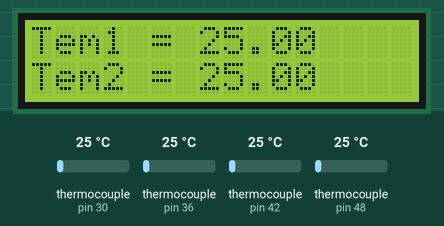
Simulated run of this sketch. Board: Arduino Mega 2560, built with avr-gcc and run on an emulated ATmega2560. Parts: 16×2 character LCD. Inputs (shaded band) come from the test bench; at power-on: thermocouple (sensors on pin 30, pin 36, pin 42, pin 48) 25 °C. What the sketch prints to the serial monitor is not drawn.

Above: at 3.2 s.
3.3 s: thermocouple (sensor on pin 30) set to 6 °C
At 6.5 s:
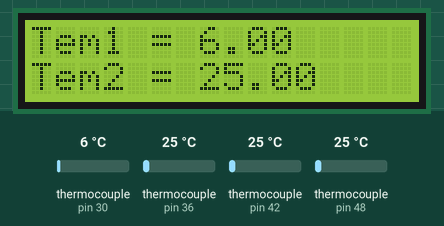
11.6 s: thermocouple (sensor on pin 36) set to 6 °C
At 14.9 s:
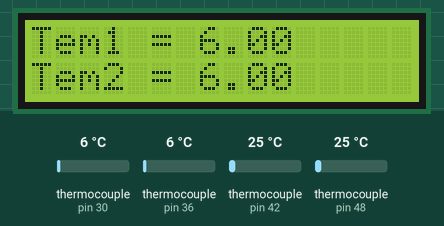
17.6 s: thermocouple (sensor on pin 42) set to 6 °C
At 21.5 s:
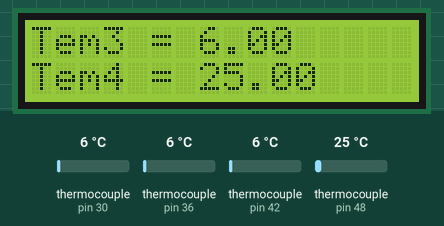
23.6 s: thermocouple (sensor on pin 48) set to 6 °C
At 28.7 s:
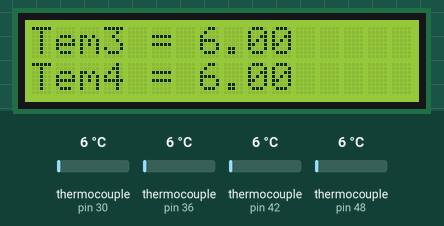
31.6 s: thermocouple (sensor on pin 30) set to 75 °C
At 35.4 s:
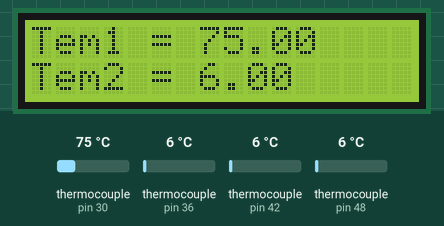
37.7 s: thermocouple (sensor on pin 36) set to 75 °C
At 39.0 s:
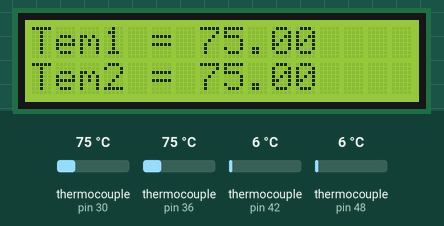
Timing chart, 0 to 40.7 s (numbered marks = the images above; inputs shaded):
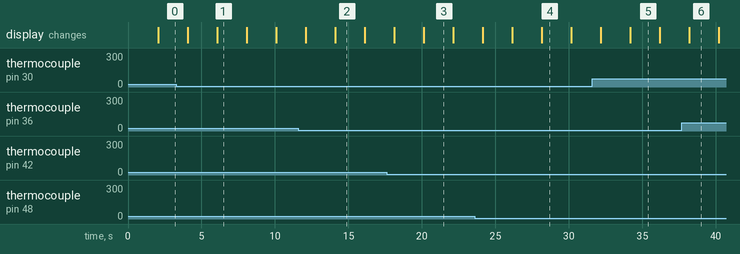

Measured:
- what the display in image 1 shows lasts 2.0 s, from 6.1 s to 8.1 s

The sketch:

des5.ino
```cpp
#include <Wire.h>
#include <LiquidCrystal.h>
#include <max6675.h>

LiquidCrystal lcd(8, 9, 4, 5, 6, 7);
MAX6675 thermo1(26, 24, 22);
MAX6675 thermo2(32, 30, 28);
MAX6675 thermo3(38, 36, 34);
MAX6675 thermo4(44, 42, 40);
MAX6675 thermo5(50, 48, 46);

float temp1, temp2, temp3, temp4, temp5;
const int analogInPin = A0;
int sensorValue = 0;
String json;

void setup() {
  Serial.begin(9600);
  lcd.begin(16, 2);
  lcd.setCursor(0, 0);
  lcd.print("SENSORES");
  lcd.setCursor(0, 1);
  lcd.print("DESTILACIÓN");
  delay(2000);
}

void loop() {
  //temp1 = thermo1.readCelsius();
  temp1 = thermo2.readCelsius();
  temp2 = thermo3.readCelsius();
  temp3 = thermo4.readCelsius();
  temp4 = thermo5.readCelsius();

  //temp1 = random(10, 80);
  //temp2 = random(10, 80);
  //temp3 = random(10, 80);
  //temp4 = random(10, 80);
  //temp5 = random(10, 80);

  json = "{\"temp1\":" + String(temp1) + ", \"temp2\":" + String(temp2) + ", "
         "\"temp3\":" + String(temp3) + ", \"temp4\":" + String(temp4) + "} ";
         //"\"temp5\":" + String(temp5) +"}";
  Serial.println(json);

  lcd.setCursor(0, 0);
  lcd.print("Tem1 = " + String(temp1));
  lcd.setCursor(0, 1);
  lcd.print("Tem2 = " + String(temp2));
  delay(2000);
  lcd.clear();
  lcd.setCursor(0, 0);
  lcd.print("Tem3 = " + String(temp3));
  lcd.setCursor(0, 1);
  lcd.print("Tem4 = " + String(temp4));
  delay(2000);
  lcd.clear();
  //lcd.setCursor(0, 0);
  //lcd.print("Tem5 = " + String(temp5));
  //delay(2000);
  //lcd.clear();

  /*
   sensorValue = analogRead(analogInPin);
  Serial.println(sensorValue);
  delay(100);
  if (sensorValue <1000 ||  sensorValue>1100) {
    limpiarLinea();
    lcd.print(opcion(sensorValue));
  }
  */
}


String opcion(int sensor){
  if(sensor > 400 && sensor<500){
    return("Izquierda");
  }
  if(sensor > 600 && sensor<750){
    return("Seleccion");
  }
  if(sensor > 250 && sensor<350){   //valor modificado al diagrama anterior
    return("Abajo");
  }
  if(sensor > 90 && sensor<150){    //valor modificado al diagrama anterior
    return("Arriba");
  }
  if(sensor < 10){
    return("Derecha");
  }
}


void limpiarLinea(){
  lcd.setCursor(0, 2);
  for (int i = 0; i < 16; i = i + 1) {
    lcd.print(" ");
  }
  lcd.setCursor(0, 2);
}
```
